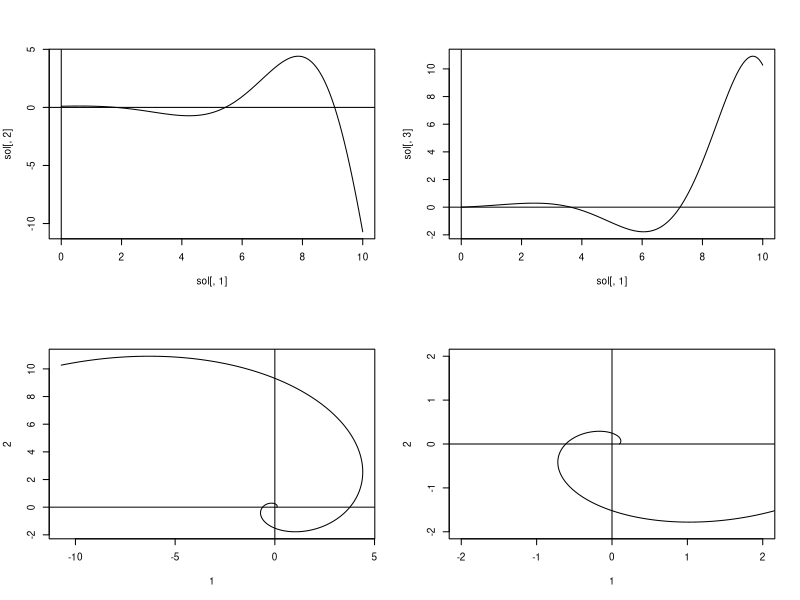

This chart was generated by the following R code:
library(deSolve)

a = acos(.5)
P <- matrix(c(cos(a), -sin(a), sin(a), cos(a)), 2, 2, byrow=TRUE)
eigen(P)

y0 <- c(.1, 0)
de <- function(t, y, parms){return(list(yDot = parms$P%*%y))}
parms <- list(P=P)
de(0, y0, parms)

tMax <- 10; step <- .001
sol <- ode(y=y0, times=seq(0, tMax, by=step), func=de, method='ode45', parms=parms)
head(sol)
par(mfrow=c(2, 2), cex=.6)
plot(sol[, 1], sol[, 2], type='l', col=1); abline(h=0, v=0)
plot(sol[, 1], sol[, 3], type='l', col=1); abline(h=0, v=0)
plot(sol[, 2:3], type='l', col=1); abline(h=0, v=0)
plot(sol[, 2:3], type='l', col=1, xlim=c(-2, 2), ylim=c(-2, 2)); abline(h=0, v=0)
